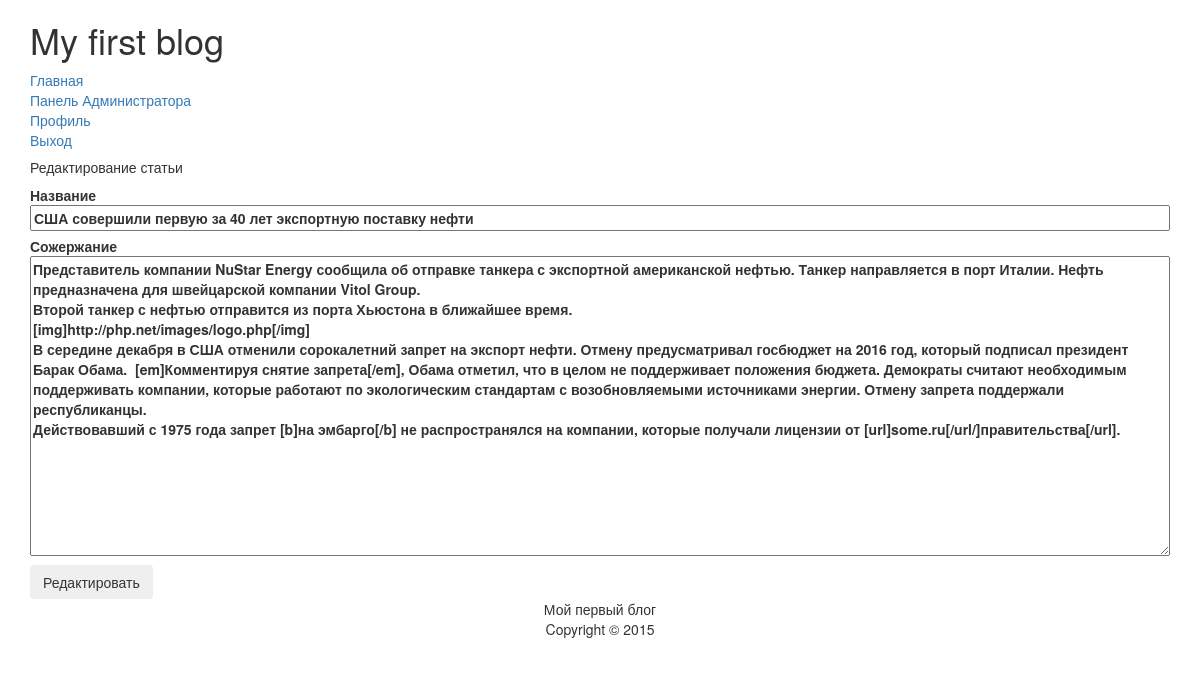
The page /?section=admin_form&id=3 (signed in) on the database its author committed.
### tables this page shows
CREATE TABLE "articles" (
	`id`	INTEGER NOT NULL PRIMARY KEY AUTOINCREMENT,
	`title`	TEXT,
	`content`	TEXT,
	`timestamp`	INTEGER
);

### index.php (called while the page is built, shortened)
<?php
$id = isset($_GET['id']) ? $_GET['id'] : null;
include TEMPLATE_DIR.'main.php';
?>

### includes/class/articles.php (called while the page is built, shortened)
<?php
class Articles {
	private $db;
	private $date_format;
	public function __construct($db, $date_format = 'd.m.Y H:i T') {
		$this->db = $db;
		$this->date_format = $date_format;
	}
	public function get($id) {
		$return = false;
		$id = (int) $id;
		$query = "SELECT * FROM articles WHERE id='$id';";
		$result = $this->db->query($query);
		if ($result) {
			$return = $result->fetchArray(SQLITE3_ASSOC);
			$return['date'] = date($this->date_format, $return['timestamp']);
		}
		return $return;
	}
}
?>

### includes/templates/admin_form.php (the view)
<?php
if ($user->hasRights($user_id, ADMIN)) {
	if ($id) {
		require_once(CLASS_DIR.'articles.php');
		$article = (new Articles($db))->get($id);
		$form_action = SCRIPT_DIR.'actions.php?action=editArticle&id='.$id;
		$text = "Редактирование статьи";
		$btn_text = "Редактировать";
	} else {
		$form_action = SCRIPT_DIR.'actions.php?action=addArticle';
		$text = "Добавление статьи";
		$btn_text = "Добавить";
	}
} else {
	return_back();
}
?>
<div class='form'>
  <h5><?=$text?></h5>
  <form method='post' action='<?=$form_action?>'>
    <label>Название<br>
      <input type='text' name='title' value='<?=$article['title']?>' class='form-item' autofocus required>
    </label><br>
    <label>Сожержание<br>
      <textarea name='content' class='form-item' required><?=$article['content']?></textarea>
    </label><br>
    <input type='submit' value='<?=$btn_text?>' class='btn'>
  </form>
</div>

### style/style.css (style rules this page uses)
.form label { width: 100%; }
.form-item { width: 100%; }
textarea.form-item { height: 300px; }

### rows shown on the page
articles: title "США совершили первую за 40 лет экспортную поставку нефти", content "Представитель компании NuStar Energy сообщила об отправке танкера с экспортной американской нефтью. Танкер направляется в порт Италии. Нефть предназначена для швейцарской компании Vitol Group. Второй танкер с нефтью отправится из порта Хьюстона в ближайшее время. [img]http://php.net/images/logo.php[/img] В середине декабря в США отменили сорокалетний запрет на экспорт нефти. Отмену предусматривал госбюджет на 2016 год, который подписал президент Барак Обама. [em]Комментируя снятие запрета[/em], Обама отметил, что в целом не поддерживает положения бюджета. Демократы считают необходимым поддерживать компании, которые работают по экологическим стандартам с возобновляемыми источниками энергии.…"

### other values the page prints
$blog->get_title() "My first blog"
$item['name'] "Главная"
$item['name'] "Панель Администратора"
$item['name'] "Профиль"
$item['name'] "Выход"
$text "Редактирование статьи"
